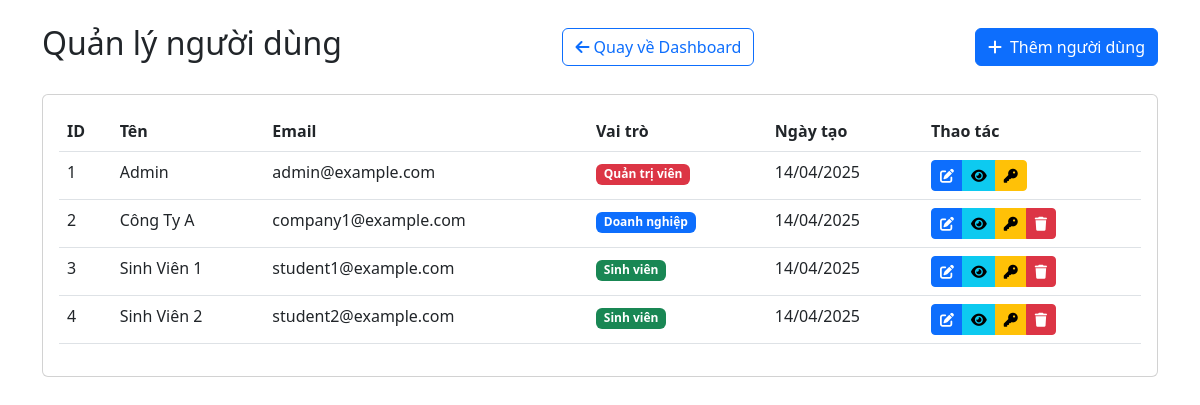
The app's page /users_admin.php (signed in) with its own data.
### tables this page shows
CREATE TABLE `users` (
  `id` int NOT NULL,
  `name` varchar(255) NOT NULL,
  `email` varchar(255) NOT NULL,
  `password` varchar(255) NOT NULL,
  `role` enum('admin','company','student') NOT NULL,
  `created_at` timestamp NULL DEFAULT CURRENT_TIMESTAMP
);

### users_admin.php (the view, shortened to what this page needs)
<?php
require_once 'config/config.php';
$stmt = $pdo->query("
    SELECT * FROM users
    ORDER BY created_at DESC
");
$users = $stmt->fetchAll();
?>
<!DOCTYPE html>
<html lang="vi">
<head>
    <link href="https://cdn.jsdelivr.net/npm/bootstrap@5.3.0/dist/css/bootstrap.min.css" rel="stylesheet">
    <link href="https://cdnjs.cloudflare.com/ajax/libs/font-awesome/6.0.0/css/all.min.css" rel="stylesheet">
</head>
<body>
    <div class="container py-4">
        <div class="d-flex justify-content-between align-items-center mb-4">
            <h2>Quản lý người dùng</h2>
            <a href="index_admin.php" class="btn btn-outline-primary">
                <i class="fas fa-arrow-left"></i> Quay về Dashboard
            </a>
            <button type="button" class="btn btn-primary" data-bs-toggle="modal" data-bs-target="#addUserModal">
                <i class="fas fa-plus me-2"></i>Thêm người dùng
            </button>
        </div>
        <div class="card">
            <div class="card-body">
                <div class="table-responsive">
                    <table class="table">
                        <thead>
                            <tr>
                                <th>ID</th>
                                <th>Tên</th>
                                <th>Email</th>
                                <th>Vai trò</th>
                                <th>Ngày tạo</th>
                                <th>Thao tác</th>
                            </tr>
                        </thead>
                        <tbody>
                            <?php foreach ($users as $user): ?>
                                <tr>
                                    <td><?php echo $user['id']; ?></td>
                                    <td><?php echo htmlspecialchars($user['name']); ?></td>
                                    <td><?php echo htmlspecialchars($user['email']); ?></td>
                                    <td>
                                        <?php
                                        $roleClass = '';
                                        $roleText = '';
                                        switch ($user['role']) {
                                            case 'admin':
                                                $roleClass = 'bg-danger';
                                                $roleText = 'Quản trị viên';
                                                break;
                                            case 'company':
                                                $roleClass = 'bg-primary';
                                                $roleText = 'Doanh nghiệp';
                                                break;
                                            case 'student':
                                                $roleClass = 'bg-success';
                                                $roleText = 'Sinh viên';
                                                break;
                                        }
                                        ?>
                                        <span class="badge <?php echo $roleClass; ?>">
                                            <?php echo $roleText; ?>
                                        </span>
                                    </td>
                                    <td><?php echo date('d/m/Y', strtotime($user['created_at'])); ?></td>
                                    <td>
                                        <div class="btn-group">
                                            <a href="edit_user_admin.php?id=<?php echo $user['id']; ?>" class="btn btn-sm btn-primary" title="Sửa">
                                                <i class="fas fa-edit"></i>
                                            </a>
                                            <a href="user_detail_admin.php?id=<?php echo $user['id']; ?>" class="btn btn-sm btn-info" title="Xem chi tiết">
                                                <i class="fas fa-eye"></i>
                                            </a>
                                            <a href="users_admin.php?reset_password=<?php echo $user['id']; ?>" class="btn btn-sm btn-warning" title="Đặt lại mật khẩu" onclick="return confirm('Bạn có chắc chắn muốn đặt lại mật khẩu cho người dùng này? Mật khẩu mới sẽ là: 123456')">
                                                <i class="fas fa-key"></i>
                                            </a>
                                            <?php if ($user['id'] != $_SESSION['user_id']): ?>
                                                <a href="users_admin.php?delete=<?php echo $user['id']; ?>" class="btn btn-sm btn-danger" title="Xóa" onclick="return confirm('Bạn có chắc chắn muốn xóa người dùng này?')">
                                                    <i class="fas fa-trash"></i>
                                                </a>
                                            <?php endif; ?>
                                        </div>
                                    </td>
                                </tr>
                            <?php endforeach; ?>
                        </tbody>
                    </table>
                </div>
            </div>
        </div>
    </div>
</body>
</html>

### records on screen
users: id "1", name "Admin", email "admin@example.com", role "Quản trị viên", created_at "14/04/2025"
users: id "2", name "Công Ty A", email "company1@example.com", role "Doanh nghiệp", created_at "14/04/2025"
users: id "3", name "Sinh Viên 1", email "student1@example.com", role "Sinh viên", created_at "14/04/2025"
users: id "4", name "Sinh Viên 2", email "student2@example.com", role "Sinh viên", created_at "14/04/2025"
